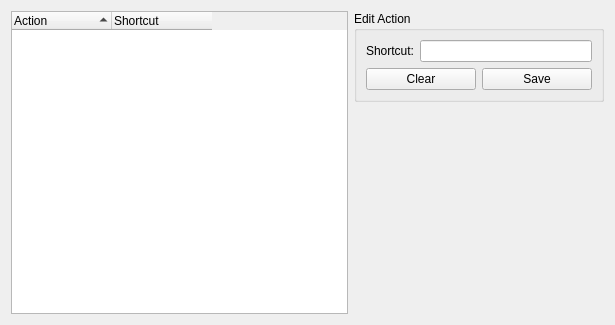
<?xml version="1.0" encoding="UTF-8"?>
<ui version="4.0">
 <class>Form</class>
 <widget class="QWidget" name="Form">
  <property name="geometry">
   <rect>
    <x>0</x>
    <y>0</y>
    <width>615</width>
    <height>325</height>
   </rect>
  </property>
  <property name="windowTitle">
   <string>Shortcuts</string>
  </property>
  <layout class="QGridLayout" name="gridLayout">
   <item row="0" column="0" rowspan="2">
    <widget class="QTreeWidget" name="uiActionTREE">
     <property name="alternatingRowColors">
      <bool>true</bool>
     </property>
     <property name="rootIsDecorated">
      <bool>false</bool>
     </property>
     <property name="sortingEnabled">
      <bool>true</bool>
     </property>
     <attribute name="headerStretchLastSection">
      <bool>false</bool>
     </attribute>
     <column>
      <property name="text">
       <string>Action</string>
      </property>
     </column>
     <column>
      <property name="text">
       <string>Shortcut</string>
      </property>
     </column>
    </widget>
   </item>
   <item row="0" column="1">
    <widget class="QGroupBox" name="uiEditGRP">
     <property name="maximumSize">
      <size>
       <width>250</width>
       <height>16777215</height>
      </size>
     </property>
     <property name="title">
      <string>Edit Action</string>
     </property>
     <layout class="QVBoxLayout" name="verticalLayout">
      <item>
       <layout class="QHBoxLayout" name="horizontalLayout_2">
        <item>
         <widget class="QLabel" name="uiShortcutLBL">
          <property name="text">
           <string>Shortcut:</string>
          </property>
         </widget>
        </item>
        <item>
         <widget class="QLineEdit" name="uiShortcutTXT"/>
        </item>
       </layout>
      </item>
      <item>
       <layout class="QHBoxLayout" name="horizontalLayout">
        <item>
         <widget class="QPushButton" name="uiClearBTN">
          <property name="text">
           <string>Clear</string>
          </property>
         </widget>
        </item>
        <item>
         <widget class="QPushButton" name="uiSaveBTN">
          <property name="text">
           <string>Save</string>
          </property>
         </widget>
        </item>
       </layout>
      </item>
     </layout>
    </widget>
   </item>
   <item row="1" column="1">
    <spacer name="verticalSpacer">
     <property name="orientation">
      <enum>Qt::Vertical</enum>
     </property>
     <property name="sizeHint" stdset="0">
      <size>
       <width>20</width>
       <height>197</height>
      </size>
     </property>
    </spacer>
   </item>
  </layout>
 </widget>
 <resources/>
 <connections/>
</ui>
